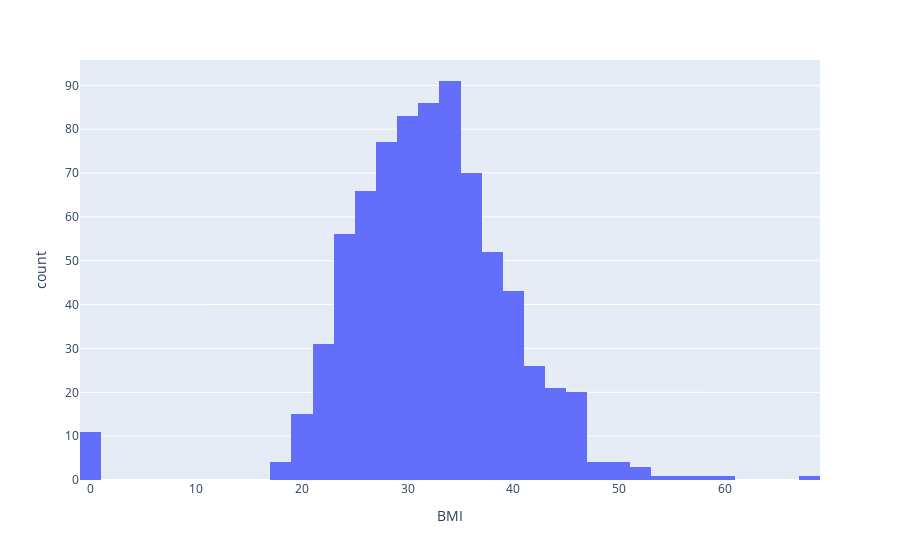

Source (notebook cell):
### Code cell
px.histogram(df, x='BMI')

### Figure 1 — Plotly figure (JSON) as saved in the notebook; plotly's stock layout.template omitted (floating-point values rounded to 4 significant figures; data arrays with more than 128 entries replaced by an {"elided": "..."} marker saying what was removed)
{"data": [{"alignmentgroup": "True", "bingroup": "x", "hovertemplate": "BMI=%{x}<br>count=%{y}<extra></extra>", "legendgroup": "", "marker": {"color": "#636efa", "pattern": {"shape": ""}}, "name": "", "offsetgroup": "", "orientation": "v", "showlegend": false, "type": "histogram", "x": {"elided": "768 float values"}, "xaxis": "x", "yaxis": "y"}], "layout": {"barmode": "relative", "legend": {"tracegroupgap": 0}, "margin": {"t": 60}, "xaxis": {"anchor": "y", "domain": [0, 1], "title": {"text": "BMI"}}, "yaxis": {"anchor": "x", "domain": [0, 1], "title": {"text": "count"}}}}
